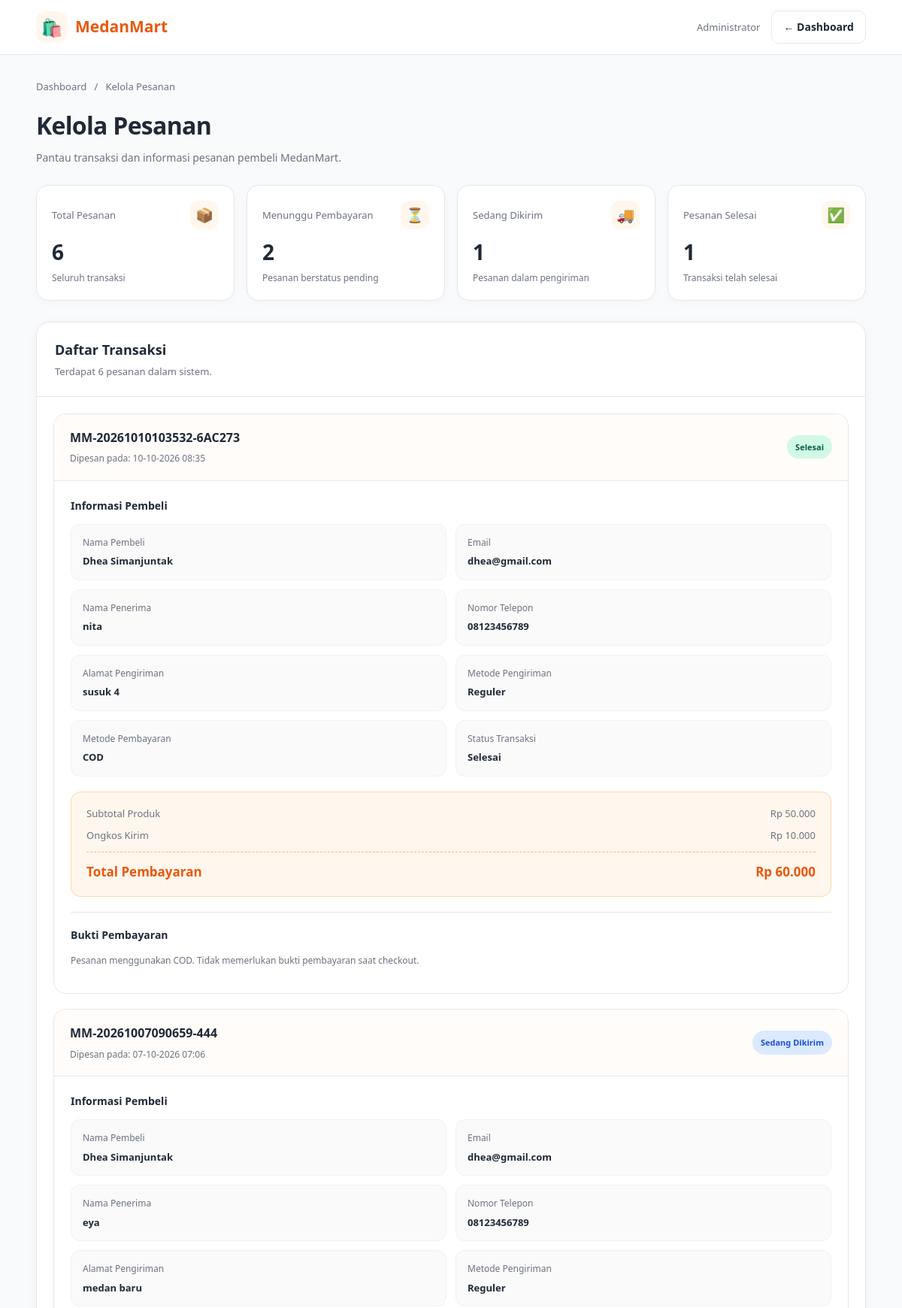
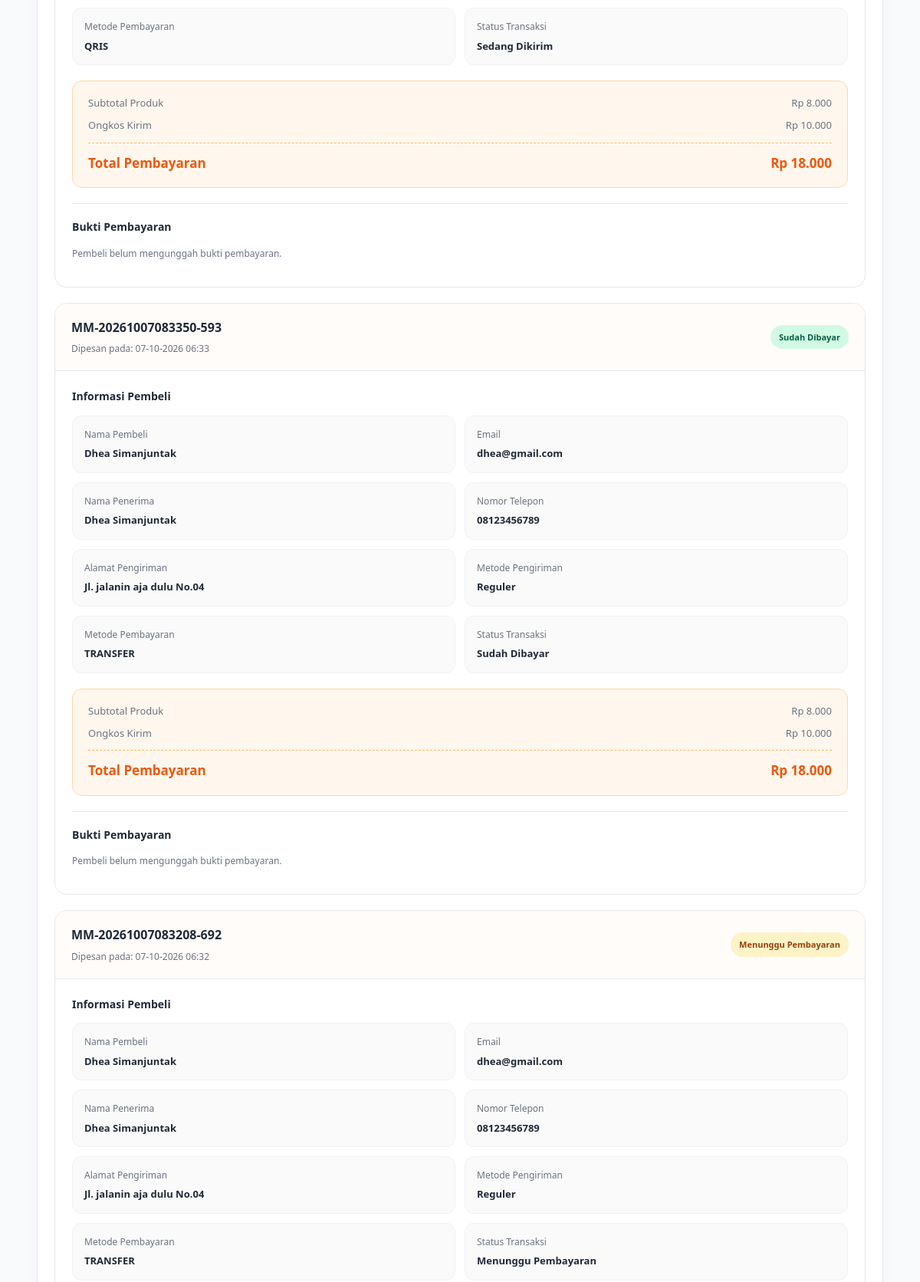
Page /admin/orders.php (signed in, upper part) on the committed database (2 pictures, top to bottom).
### tables this page shows
CREATE TABLE `orders` (
  `id` int(11) NOT NULL,
  `user_id` int(11) NOT NULL,
  `order_code` varchar(50) NOT NULL,
  `recipient_name` varchar(100) NOT NULL,
  `phone` varchar(20) NOT NULL,
  `address` text NOT NULL,
  `shipping_method` varchar(100) DEFAULT NULL,
  `shipping_cost` decimal(12,2) DEFAULT 0.00,
  `subtotal` decimal(12,2) NOT NULL,
  `total` decimal(12,2) NOT NULL,
  `payment_method` enum('transfer','qris','cod') NOT NULL,
  `payment_proof` varchar(255) DEFAULT NULL,
  `status` enum('pending','paid','shipped','completed','cancelled') NOT NULL DEFAULT 'pending',
  `created_at` timestamp NOT NULL DEFAULT current_timestamp()
);

CREATE TABLE `users` (
  `id` int(11) NOT NULL,
  `name` varchar(100) NOT NULL,
  `email` varchar(100) NOT NULL,
  `password` varchar(255) NOT NULL,
  `phone` varchar(20) DEFAULT NULL,
  `address` text DEFAULT NULL,
  `role` enum('buyer','seller','admin') NOT NULL DEFAULT 'buyer',
  `created_at` timestamp NOT NULL DEFAULT current_timestamp()
);

### admin/orders.php (the view, shortened to what this page needs)
<?php
require_once __DIR__ . "/../config/database.php";
$query = "
    SELECT
        orders.id,
        orders.order_code,
        orders.recipient_name,
        orders.phone,
        orders.address,
        orders.shipping_method,
        orders.shipping_cost,
        orders.subtotal,
        orders.total,
        orders.payment_method,
        orders.payment_proof,
        orders.status,
        orders.created_at,
        users.name AS buyer_name,
        users.email AS buyer_email
    FROM orders
    JOIN users ON orders.user_id = users.id
    ORDER BY orders.created_at DESC
";
$result = mysqli_query($conn, $query);
function e($value)
{
    return htmlspecialchars(
        (string) ($value ?? ''),
        ENT_QUOTES,
        'UTF-8'
    );
}
function rupiah($value)
{
    return 'Rp ' . number_format((float) $value, 0, ',', '.');
}
function statusLabel($status)
{
    $labels = [
        'pending'   => 'Menunggu Pembayaran',
        'paid'      => 'Sudah Dibayar',
        'shipped'   => 'Sedang Dikirim',
        'completed' => 'Selesai',
        'cancelled' => 'Dibatalkan'
    ];
    return $labels[$status] ?? ucfirst((string) $status);
}
function statusClass($status)
{
    $classes = [
        'pending'   => 'pending',
        'paid'      => 'paid',
        'shipped'   => 'shipped',
        'completed' => 'completed',
        'cancelled' => 'cancelled'
    ];
    return $classes[$status] ?? 'unknown';
}
$totalOrders = mysqli_num_rows($result);
$orders = [];
$stats = [
    'pending'   => 0,
    'paid'      => 0,
    'shipped'   => 0,
    'completed' => 0,
    'cancelled' => 0
];
while ($row = mysqli_fetch_assoc($result)) {
    $orders[] = $row;
    if (isset($stats[$row['status']])) {
        $stats[$row['status']]++;
    }
}
?>
<!DOCTYPE html>
<html lang="id">
<head>
</head>
<body>
<header class="navbar">
    <div class="nav-inner">
        <a class="brand" href="dashboard.php">
            <span class="brand-icon">🛍️</span>
            <span>MedanMart</span>
        </a>
        <div class="nav-right">
            <span class="admin-label">Administrator</span>
            <a class="btn btn-outline" href="dashboard.php">
                ← Dashboard
            </a>
        </div>
    </div>
</header>
<main class="container">
    <div class="breadcrumb">
        <a href="dashboard.php">Dashboard</a>
        &nbsp; / &nbsp; Kelola Pesanan
    </div>
    <section class="page-heading">
        <div>
            <h1>Kelola Pesanan</h1>
            <p>Pantau transaksi dan informasi pesanan pembeli MedanMart.</p>
        </div>
    </section>
    <section class="stats-grid">
        <div class="stat-card">
            <div class="stat-top">
                <span class="stat-label">Total Pesanan</span>
                <span class="stat-icon">📦</span>
            </div>
            <div class="stat-number">
                <?= $totalOrders; ?>
            </div>
            <div class="stat-note">Seluruh transaksi</div>
        </div>
        <div class="stat-card">
            <div class="stat-top">
                <span class="stat-label">Menunggu Pembayaran</span>
                <span class="stat-icon">⏳</span>
            </div>
            <div class="stat-number">
                <?= $stats['pending']; ?>
            </div>
            <div class="stat-note">Pesanan berstatus pending</div>
        </div>
        <div class="stat-card">
            <div class="stat-top">
                <span class="stat-label">Sedang Dikirim</span>
                <span class="stat-icon">🚚</span>
            </div>
            <div class="stat-number">
                <?= $stats['shipped']; ?>
            </div>
            <div class="stat-note">Pesanan dalam pengiriman</div>
        </div>
        <div class="stat-card">
            <div class="stat-top">
                <span class="stat-label">Pesanan Selesai</span>
                <span class="stat-icon">✅</span>
            </div>
            <div class="stat-number">
                <?= $stats['completed']; ?>
            </div>
            <div class="stat-note">Transaksi telah selesai</div>
        </div>
    </section>
    <section class="section-card">
        <div class="section-heading">
            <div>
                <h2>Daftar Transaksi</h2>
                <p>
                    Terdapat <?= $totalOrders; ?> pesanan
                    dalam sistem.
                </p>
            </div>
        </div>
        <?php if ($totalOrders === 0): ?>
            <div class="empty-state">
                <div class="empty-icon">📭</div>
                <h3>Belum Ada Pesanan</h3>
                <p>Pesanan pembeli akan ditampilkan di halaman ini.</p>
            </div>
        <?php else: ?>
            <div class="order-list">
                <?php foreach ($orders as $order): ?>
                    <article class="order-card">
                        <div class="order-header">
                            <div>
                                <div class="order-code">
                                    <?= e($order['order_code']); ?>
                                </div>
                                <div class="order-date">
                                    Dipesan pada:
                                    <?php
                                    $timestamp = strtotime($order['created_at']);
                                    echo $timestamp
                                        ? e(date('d-m-Y H:i', $timestamp))
                                        : e($order['created_at']);
                                    ?>
                                </div>
                            </div>
                            <span class="status status-<?= e(statusClass($order['status'])); ?>">
                                <?= e(statusLabel($order['status'])); ?>
                            </span>
                        </div>
                        <div class="order-body">
                            <h3 class="subheading">
                                Informasi Pembeli
                            </h3>
                            <div class="info-grid">
                                <div class="info-box">
                                    <span class="info-label">Nama Pembeli</span>
                                    <span class="info-value">
                                        <?= e($order['buyer_name']); ?>
                                    </span>
                                </div>
                                <div class="info-box">
                                    <span class="info-label">Email</span>
                                    <span class="info-value">
                                        <?= e($order['buyer_email']); ?>
                                    </span>
                                </div>
                                <div class="info-box">
                                    <span class="info-label">Nama Penerima</span>
                                    <span class="info-value">
                                        <?= e($order['recipient_name']); ?>
                                    </span>
                                </div>
                                <div class="info-box">
                                    <span class="info-label">Nomor Telepon</span>
                                    <span class="info-value">
                                        <?= e($order['phone']); ?>
                                    </span>
                                </div>
                                <div class="info-box">
                                    <span class="info-label">Alamat Pengiriman</span>
                                    <span class="info-value">
                                        <?= nl2br(e($order['address'])); ?>
                                    </span>
                                </div>
                                <div class="info-box">
                                    <span class="info-label">Metode Pengiriman</span>
                                    <span class="info-value">
                                        <?= e($order['shipping_method']); ?>
                                    </span>
                                </div>
                                <div class="info-box">
                                    <span class="info-label">Metode Pembayaran</span>
                                    <span class="info-value">
                                        <?= e(strtoupper($order['payment_method'])); ?>
                                    </span>
                                </div>
                                <div class="info-box">
                                    <span class="info-label">Status Transaksi</span>
                                    <span class="info-value">
                                        <?= e(statusLabel($order['status'])); ?>
                                    </span>
                                </div>
                            </div>
                            <div class="payment-summary">
                                <div class="summary-row">
                                    <span>Subtotal Produk</span>
                                    <span><?= rupiah($order['subtotal']); ?></span>
                                </div>
                                <div class="summary-row">
                                    <span>Ongkos Kirim</span>
                                    <span><?= rupiah($order['shipping_cost']); ?></span>
                                </div>
                                <div class="summary-row summary-total">
                                    <span>Total Pembayaran</span>
                                    <span><?= rupiah($order['total']); ?></span>
                                </div>
                            </div>
                            <div class="proof-section">
                                <h3 class="subheading">
                                    Bukti Pembayaran
                                </h3>
                                <?php if (!empty($order['payment_proof'])): ?>
                                    <?php
                                    $proofName = basename(
                                        str_replace('\\', '/', $order['payment_proof'])
                                    );
                                    $proofPath = __DIR__
                                        . "/../uploads/payments/"
                                        . $proofName;
                                    ?>
                                    <?php if (is_file($proofPath)): ?>
                                        <a
                                            href="../uploads/payments/<?= rawurlencode($proofName); ?>"
                                            target="_blank"
                                            rel="noopener noreferrer"
                                        >
                                            <img
                                                class="proof-image"
                                                src="../uploads/payments/<?= rawurlencode($proofName); ?>"
                                                alt="Bukti pembayaran pesanan <?= e($order['order_code']); ?>"
                                                loading="lazy"
                                            >
                                        </a>
                                        <a
                                            class="proof-link"
                                            href="../uploads/payments/<?= rawurlencode($proofName); ?>"
                                            target="_blank"
                                            rel="noopener noreferrer"
                                        >
                                            Lihat bukti pembayaran ↗
                                        </a>
                                    <?php else: ?>
                                        <p class="stat-note">
                                            File bukti pembayaran tidak ditemukan.
                                        </p>
                                    <?php endif; ?>
                                <?php elseif (strtolower((string) $order['payment_method']) === 'cod'): ?>
                                    <p class="stat-note">
                                        Pesanan menggunakan COD.
                                        Tidak memerlukan bukti pembayaran saat checkout.
                                    </p>
                                <?php else: ?>
                                    <p class="stat-note">
                                        Pembeli belum mengunggah bukti pembayaran.
                                    </p>
                                <?php endif; ?>
                            </div>
                        </div>
                    </article>
                <?php endforeach; ?>
            </div>
        <?php endif; ?>
    </section>
</main>
</body>
</html>

### rows in the picture
orders: order_code "MM-20261010103532-6AC273", created_at "10-10-2026 08:35", status "Selesai", user.name "Dhea Simanjuntak", user.email "dhea@gmail.com", recipient_name "nita", phone "08123456789", address "susuk 4", shipping_method "Reguler", payment_method "COD", subtotal "Rp 50.000", shipping_cost "Rp 10.000", total "Rp 60.000", shows "Pesanan menggunakan COD. Tidak memerlukan bukti pembayaran saat checkout."
orders: order_code "MM-20261007090659-444", created_at "07-10-2026 07:06", status "Sedang Dikirim", user.name "Dhea Simanjuntak", user.email "dhea@gmail.com", recipient_name "eya", phone "08123456789", address "medan baru", shipping_method "Reguler", payment_method "QRIS", subtotal "Rp 8.000", shipping_cost "Rp 10.000", total "Rp 18.000", shows "Pembeli belum mengunggah bukti pembayaran."
orders: order_code "MM-20261007083350-593", created_at "07-10-2026 06:33", status "Sudah Dibayar", user.name "Dhea Simanjuntak", user.email "dhea@gmail.com", recipient_name "Dhea Simanjuntak", phone "08123456789", address "Jl. jalanin aja dulu No.04", shipping_method "Reguler", payment_method "TRANSFER", subtotal "Rp 8.000", shipping_cost "Rp 10.000", total "Rp 18.000", shows "Pembeli belum mengunggah bukti pembayaran."
orders: order_code "MM-20261007083208-692", created_at "07-10-2026 06:32", status "Menunggu Pembayaran", user.name "Dhea Simanjuntak", user.email "dhea@gmail.com", recipient_name "Dhea Simanjuntak", phone "08123456789", address "Jl. jalanin aja dulu No.04", shipping_method "Reguler", payment_method "TRANSFER"

### other values in the picture
$totalOrders "6"
$stats['pending'] "2"
$stats['shipped'] "1"
$stats['completed'] "1"
